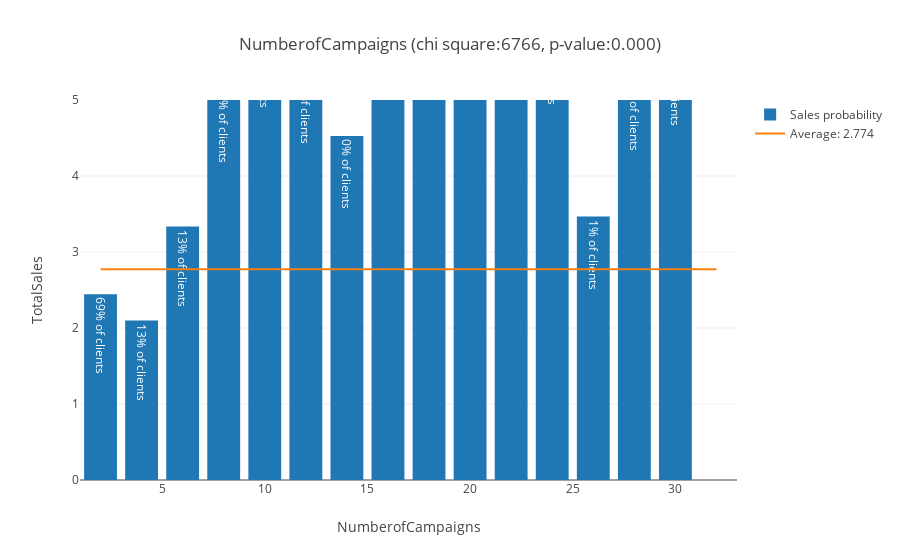

Here is the notebook cell this chart was saved with:
### Markdown cell above
### Number of Campaigns ###

Number of times the client has been called

### Code cell
chi, pval, fig = analyze_feature('NumberofCampaigns', db1, categorical=False)
scores['NumberofCampaigns'] = (chi, pval)
iplot(fig)

### Figure 1 — Plotly figure (JSON) as saved in the notebook; plotly's stock layout.template omitted (floating-point values rounded to 4 significant figures)
{"data": [{"error_y": {"array": [11.52, 9.459, 12.0, 16.89, 17.65, 17.73, 16.37, 23.93, 20.01, 26.63, 25.03, 18.85, 15.77, 17.15, 18.62, 0], "type": "data", "visible": false}, "name": "Sales probability", "text": ["69% of clients", "13% of clients", "13% of clients", "0% of clients", "0% of clients", "0% of clients", "0% of clients", "1% of clients", "1% of clients", "0% of clients", "0% of clients", "0% of clients", "1% of clients", "0% of clients", "0% of clients", "0% of clients"], "type": "bar", "x": [2, 4, 6, 8, 10, 12, 14, 16, 18, 20, 22, 24, 26, 28, 30, 32], "y": [2.444, 2.097, 3.335, 5.126, 5.861, 5.38, 4.527, 10.1, 6.89, 12.63, 11.16, 5.9, 3.467, 5.291, 5.619, 0]}, {"mode": "lines", "name": "Average: 2.774", "type": "scatter", "x": [2, 32], "y": [2.774, 2.774]}], "layout": {"barmode": "group", "title": "NumberofCampaigns (chi square:6766, p-value:0.000)", "xaxis": {"title": "NumberofCampaigns"}, "yaxis": {"range": [0, 5], "title": "TotalSales"}}}
